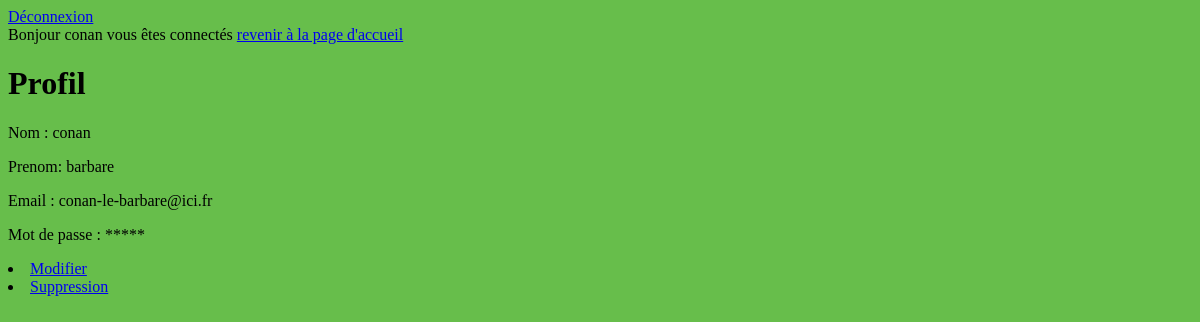
Page /consultation.profil.php (signed in) on the committed database.
### tables this page shows
CREATE TABLE `utilisateur` (
  `idUtilisateur` int(20) NOT NULL,
  `nom` varchar(20) NOT NULL,
  `prenom` varchar(20) NOT NULL,
  `adresseMail` varchar(50) NOT NULL,
  `password` varchar(50) NOT NULL,
  `idStatus` int(11) NOT NULL
);

### fonction.php (called while the page is built, shortened)
<?php
function gestionnaireDeConnexionMysqli() {
    $db_username = 'root';
    $db_password = '';
    $db_name     = 'dbbm2l';
    $db_host     = 'localhost';
    $db = mysqli_connect($db_host, $db_username, $db_password,$db_name)
           or die('pas de connexion to database');
    return $db;
}
function lireUtilisateur($id) {
	$db = gestionnaireDeConnexionMysqli();
    if ($db != NULL) {
		$req 		  = "select * from utilisateur where idUtilisateur = $id";
		$exec_requete = mysqli_query($db, $req);
		$user         = mysqli_fetch_array($exec_requete);
	}
    return $user;
}
?>

### consultation.profil.php (the view, shortened to what this page needs)
<?php
include_once 'principale.php';
include_once 'fonction.php';
$user = lireUtilisateur($_SESSION["id"]);
?>
<h1> Profil </h1>
<div class="titre">
	<p> Nom : <?php echo $user["nom"] ?> </p>
	<p> Prenom: <?php echo $user["prenom"] ?> </p>
	<p> Email : <?php echo $user["adresseMail"] ?> </p>
	<p> Mot de passe : ***** </p>
	<li>
	<a href="modifier.utilisateur.php?numUtilisateur=<?php echo $user["id"] ?>">Modifier </a>
	</li>
	<li>
	<a href="modifier.utilisateur.php?numUtilisateur=<?php echo $user["id"] ?>">Suppression</a>
	</li>
</div>
</html>

### principale.php (shortened to what this page needs)
<!DOCTYPE html>
<html>
<?php
include_once 'fonction.php';
?>
    <head>
        <link rel="stylesheet" href="style.css" media="screen" type="text/css" />
    </head>
    <body >
        <div id="content">
            <a href='principale.php?deconnexion=true'><span>Déconnexion</span></a>
            <?php
                if (isset($_GET['deconnexion'])) {
                   if($_GET['deconnexion']==true) {
                      session_unset();
                      header("location:index.php");
                   }
                }
                else if ($_SESSION['id'] !== "") {
                    $user = lireUtilisateur($_SESSION['id']);
                    echo "<br>Bonjour {$user['nom']} vous êtes connectés";
                }
            ?>
            <a href="accueil.php">revenir à la page d'accueil</a>
        </div>

### style.css (style rules this page uses)
body { background: #67BE4B; }

### rows in the picture
utilisateur: nom "conan", prenom "barbare", adresseMail "conan-le-barbare@ici.fr"
